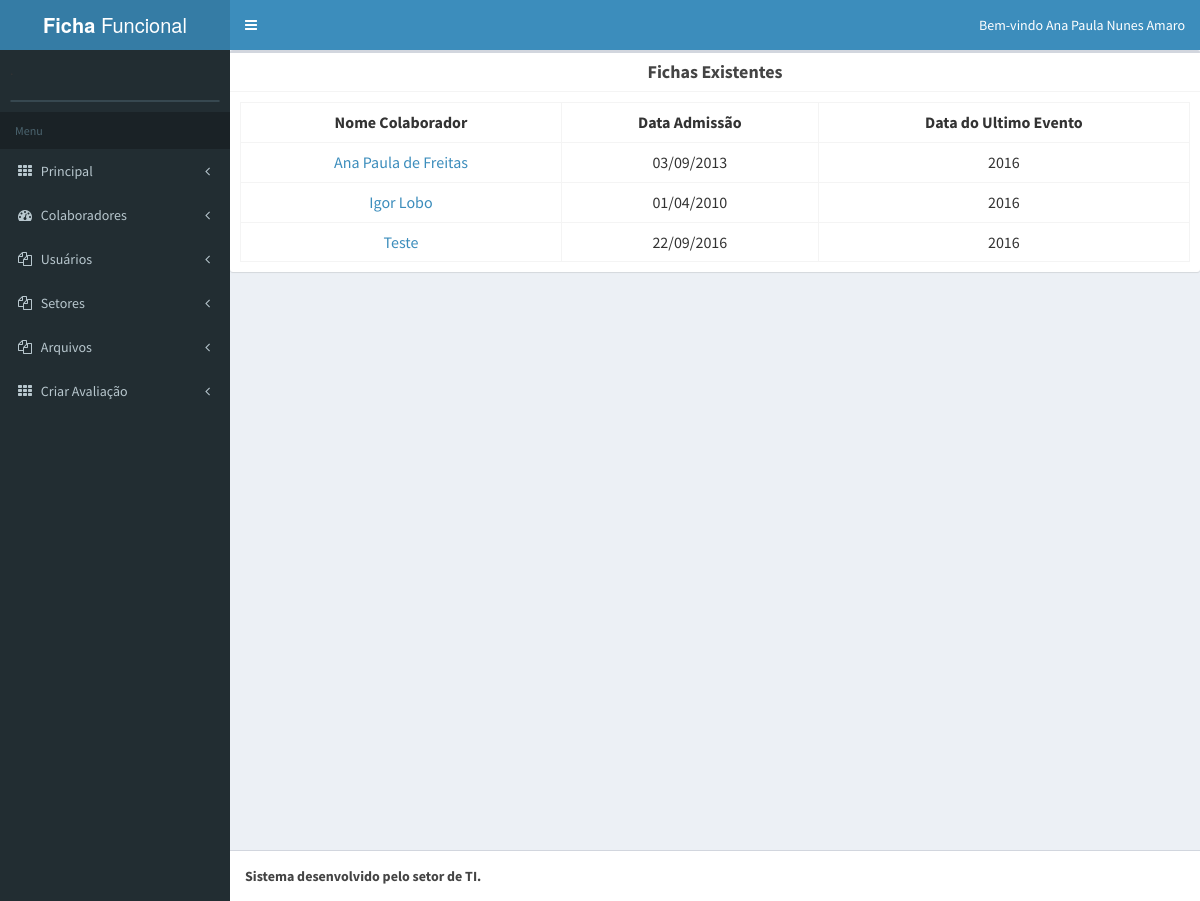
The app's page /ficha/principal.php (signed in) with its own data.
### tables this page shows
CREATE TABLE IF NOT EXISTS `tbl_ficha` (
  `id_Ficha` int(11) NOT NULL AUTO_INCREMENT,
  `Periodo` int(11) NOT NULL,
  `tbl_Colaborador_idColaborador` int(11) NOT NULL,
  `tbl_Usuario_id_Usuario` int(11) NOT NULL,
  `status` char(2) DEFAULT NULL,
  PRIMARY KEY (`id_Ficha`),
  KEY `fk_tbl_Ficha_tbl_Colaborador1_idx` (`tbl_Colaborador_idColaborador`),
  KEY `fk_tbl_Ficha_tbl_Usuario1_idx` (`tbl_Usuario_id_Usuario`)
);

CREATE TABLE IF NOT EXISTS `tbl_colaborador` (
  `idColaborador` int(11) NOT NULL AUTO_INCREMENT,
  `Nome` varchar(140) NOT NULL,
  `Data_Admissao` date NOT NULL,
  `Data_Demissao` date DEFAULT NULL,
  `tbl_Usuario_id_Usuario` int(11) NOT NULL,
  `tbl_setor_idSetor` int(11) DEFAULT NULL,
  PRIMARY KEY (`idColaborador`)
);

### ficha/principal.php (the view, shortened to what this page needs)
<?php session_start();
require_once("menu.php");
include("connect.php");
?>
<!DOCTYPE html>
<html>
  <head>
    <link rel="stylesheet" href="bootstrap/css/bootstrap.min.css">
    <link rel="stylesheet" href="https://maxcdn.bootstrapcdn.com/font-awesome/4.4.0/css/font-awesome.min.css">
    <link rel="stylesheet" href="https://code.ionicframework.com/ionicons/2.0.1/css/ionicons.min.css">
    <link rel="stylesheet" href="dist/css/AdminLTE.min.css">
    <link rel="stylesheet" href="dist/css/skins/_all-skins.min.css">
    <link rel="stylesheet" href="plugins/iCheck/flat/blue.css">
    <link rel="stylesheet" href="plugins/morris/morris.css">
    <link rel="stylesheet" href="plugins/jvectormap/jquery-jvectormap-1.2.2.css">
    <link rel="stylesheet" href="plugins/datepicker/datepicker3.css">
    <link rel="stylesheet" href="plugins/daterangepicker/daterangepicker-bs3.css">
    <link rel="stylesheet" href="plugins/bootstrap-wysihtml5/bootstrap3-wysihtml5.min.css">
  </head>
  <body class="hold-transition skin-blue sidebar-mini">
    <div class="wrapper">
      <div class="content-wrapper">
                     <div class="box">
                <div class="box-header with-border">
                    <center><h3 class="box-title"><b>Fichas Existentes</b></h3></center>
                </div>
                <div class="box-body">
                  <table class="table table-bordered">
                      <th><center>Nome Colaborador</center></th>
                      <th><center>Data Admiss&atilde;o</center></th>
                      <th><center>Data do Ultimo Evento</center></th>
                      <?php
                      $sql = "SELECT * FROM tbl_colaborador WHERE tbl_Usuario_id_Usuario = ".$_SESSION['ID'];
                      $result = mysqli_query($conn, $sql);
                      while($row = mysqli_fetch_assoc($result)) {
                            $sqli = "SELECT * FROM tbl_Ficha WHERE tbl_Colaborador_idColaborador = ".$row['idColaborador'];
                           $resulti = mysqli_query($conn, $sqli);
                          $data = explode("-",$row['Data_Admissao']);
                               while($rowa = mysqli_fetch_assoc($resulti)){
                      echo "<tr><td><center><a href='visualiza_ficha.php?id=".$rowa['id_Ficha']."'>".$row['Nome']."</center></td><td><center>".$data[2]."/".$data[1]."/".$data[0]."</a></center></td><td><center>".$rowa['Periodo']."</center></td></tr>";
                               }
                          }
                      ?>
                  </table>
                </div>
              </div>
      </div>
      <footer class="main-footer">
        <strong>Sistema desenvolvido pelo setor de TI.</strong>
      </footer>
    </div>
  </body>
</html>

### records on screen
tbl_ficha: tbl_Colaborador_idColaborador.Nome "Ana Paula de Freitas", tbl_Colaborador_idColaborador.Data_Admissao "03", tbl_Colaborador_idColaborador.Data_Admissao "09", tbl_Colaborador_idColaborador.Data_Admissao "2013", Periodo "2016"
tbl_ficha: tbl_Colaborador_idColaborador.Nome "Igor Lobo", tbl_Colaborador_idColaborador.Data_Admissao "01", tbl_Colaborador_idColaborador.Data_Admissao "04", tbl_Colaborador_idColaborador.Data_Admissao "2010", Periodo "2016"
tbl_ficha: tbl_Colaborador_idColaborador.Nome "Teste", tbl_Colaborador_idColaborador.Data_Admissao "22", tbl_Colaborador_idColaborador.Data_Admissao "09", tbl_Colaborador_idColaborador.Data_Admissao "2016", Periodo "2016"

### other values on screen
$_SESSION['Nome'] "Ana Paula Nunes Amaro"
